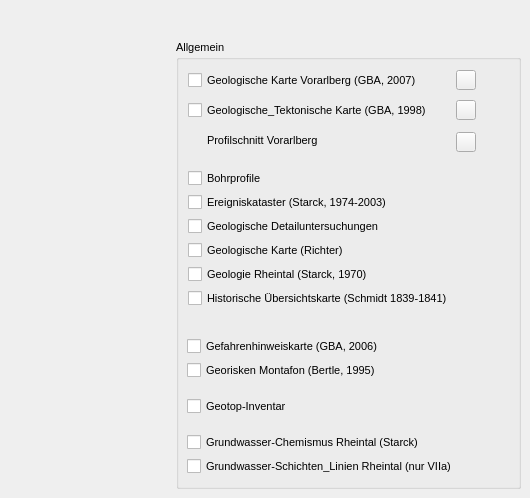
   <widget class="QWidget" name="tab">
    <attribute name="title">
     <string>Allgemein</string>
    </attribute>
    <widget class="QGroupBox" name="groupBox">
     <property name="geometry">
      <rect>
       <x>176</x>
       <y>40</y>
       <width>345</width>
       <height>449</height>
      </rect>
     </property>
     <property name="font">
      <font>
       <pointsize>8</pointsize>
      </font>
     </property>
     <property name="title">
      <string>Allgemein</string>
     </property>
     <widget class="QCheckBox" name="checkBox">
      <property name="geometry">
       <rect>
        <x>12</x>
        <y>30</y>
        <width>271</width>
        <height>20</height>
       </rect>
      </property>
      <property name="font">
       <font>
        <pointsize>8</pointsize>
       </font>
      </property>
      <property name="text">
       <string>Geologische Karte Vorarlberg (GBA, 2007)</string>
      </property>
      <attribute name="buttonGroup">
       <string>checkButtonsGroup</string>
      </attribute>
     </widget>
     <widget class="QCheckBox" name="checkBox_2">
      <property name="geometry">
       <rect>
        <x>12</x>
        <y>60</y>
        <width>272</width>
        <height>20</height>
       </rect>
      </property>
      <property name="font">
       <font>
        <pointsize>8</pointsize>
       </font>
      </property>
      <property name="text">
       <string>Geologische_Tektonische Karte (GBA, 1998)</string>
      </property>
      <attribute name="buttonGroup">
       <string>checkButtonsGroup</string>
      </attribute>
     </widget>
     <widget class="QPushButton" name="Button_Legend_Geologie_2007">
      <property name="enabled">
       <bool>true</bool>
      </property>
      <property name="geometry">
       <rect>
        <x>280</x>
        <y>30</y>
        <width>20</width>
        <height>20</height>
       </rect>
      </property>
      <property name="sizePolicy">
       <sizepolicy hsizetype="Fixed" vsizetype="Fixed">
        <horstretch>0</horstretch>
        <verstretch>0</verstretch>
       </sizepolicy>
      </property>
      <property name="baseSize">
       <size>
        <width>23</width>
        <height>23</height>
       </size>
      </property>
      <property name="text">
       <string/>
      </property>
      <property name="icon">
       <iconset resource="resources.qrc">
        <normaloff>:/plugins/VogisMenu/icons/gui-rv.info.gif</normaloff>:/plugins/VogisMenu/icons/gui-rv.info.gif</iconset>
      </property>
     </widget>
     <widget class="QPushButton" name="Button_Legend_Tektonisch_1998">
      <property name="enabled">
       <bool>true</bool>
      </property>
      <property name="geometry">
       <rect>
        <x>280</x>
        <y>60</y>
        <width>20</width>
        <height>20</height>
       </rect>
      </property>
      <property name="sizePolicy">
       <sizepolicy hsizetype="Fixed" vsizetype="Fixed">
        <horstretch>0</horstretch>
        <verstretch>0</verstretch>
       </sizepolicy>
      </property>
      <property name="baseSize">
       <size>
        <width>23</width>
        <height>23</height>
       </size>
      </property>
      <property name="text">
       <string/>
      </property>
      <property name="icon">
       <iconset resource="resources.qrc">
        <normaloff>:/plugins/VogisMenu/icons/gui-rv.info.gif</normaloff>:/plugins/VogisMenu/icons/gui-rv.info.gif</iconset>
      </property>
     </widget>
     <widget class="QLabel" name="label">
      <property name="geometry">
       <rect>
        <x>31</x>
        <y>90</y>
        <width>130</width>
        <height>20</height>
       </rect>
      </property>
      <property name="font">
       <font>
        <pointsize>8</pointsize>
       </font>
      </property>
      <property name="text">
       <string>Profilschnitt Vorarlberg</string>
      </property>
     </widget>
     <widget class="QPushButton" name="Profilschintt_Vorarlberg">
      <property name="enabled">
       <bool>true</bool>
      </property>
      <property name="geometry">
       <rect>
        <x>280</x>
        <y>92</y>
        <width>20</width>
        <height>20</height>
       </rect>
      </property>
      <property name="sizePolicy">
       <sizepolicy hsizetype="Fixed" vsizetype="Fixed">
        <horstretch>0</horstretch>
        <verstretch>0</verstretch>
       </sizepolicy>
      </property>
      <property name="baseSize">
       <size>
        <width>23</width>
        <height>23</height>
       </size>
      </property>
      <property name="text">
       <string/>
      </property>
      <property name="icon">
       <iconset resource="resources.qrc">
        <normaloff>:/plugins/VogisMenu/icons/gui-rv.info.gif</normaloff>:/plugins/VogisMenu/icons/gui-rv.info.gif</iconset>
      </property>
     </widget>
     <widget class="QCheckBox" name="checkBox_3">
      <property name="geometry">
       <rect>
        <x>12</x>
        <y>128</y>
        <width>80</width>
        <height>20</height>
       </rect>
      </property>
      <property name="font">
       <font>
        <pointsize>8</pointsize>
       </font>
      </property>
      <property name="text">
       <string>Bohrprofile</string>
      </property>
      <attribute name="buttonGroup">
       <string>checkButtonsGroup</string>
      </attribute>
     </widget>
     <widget class="QCheckBox" name="checkBox_5">
      <property name="geometry">
       <rect>
        <x>12</x>
        <y>176</y>
        <width>219</width>
        <height>20</height>
       </rect>
      </property>
      <property name="font">
       <font>
        <pointsize>8</pointsize>
       </font>
      </property>
      <property name="text">
       <string>Geologische Detailuntersuchungen</string>
      </property>
      <attribute name="buttonGroup">
       <string>checkButtonsGroup</string>
      </attribute>
     </widget>
     <widget class="QCheckBox" name="checkBox_6">
      <property name="geometry">
       <rect>
        <x>12</x>
        <y>200</y>
        <width>180</width>
        <height>20</height>
       </rect>
      </property>
      <property name="font">
       <font>
        <pointsize>8</pointsize>
       </font>
      </property>
      <property name="text">
       <string>Geologische Karte (Richter)</string>
      </property>
      <attribute name="buttonGroup">
       <string>checkButtonsGroup</string>
      </attribute>
     </widget>
     <widget class="QCheckBox" name="checkBox_7">
      <property name="geometry">
       <rect>
        <x>12</x>
        <y>224</y>
        <width>209</width>
        <height>20</height>
       </rect>
      </property>
      <property name="font">
       <font>
        <pointsize>8</pointsize>
       </font>
      </property>
      <property name="text">
       <string>Geologie Rheintal (Starck, 1970)</string>
      </property>
      <attribute name="buttonGroup">
       <string>checkButtonsGroup</string>
      </attribute>
     </widget>
     <widget class="QCheckBox" name="checkBox_8">
      <property name="enabled">
       <bool>true</bool>
      </property>
      <property name="geometry">
       <rect>
        <x>11</x>
        <y>296</y>
        <width>221</width>
        <height>20</height>
       </rect>
      </property>
      <property name="font">
       <font>
        <pointsize>8</pointsize>
       </font>
      </property>
      <property name="text">
       <string>Gefahrenhinweiskarte (GBA, 2006)</string>
      </property>
      <attribute name="buttonGroup">
       <string>checkButtonsGroup</string>
      </attribute>
     </widget>
     <widget class="QCheckBox" name="checkBox_9">
      <property name="geometry">
       <rect>
        <x>11</x>
        <y>320</y>
        <width>220</width>
        <height>20</height>
       </rect>
      </property>
      <property name="font">
       <font>
        <pointsize>8</pointsize>
       </font>
      </property>
      <property name="text">
       <string>Georisken Montafon (Bertle, 1995)</string>
      </property>
      <attribute name="buttonGroup">
       <string>checkButtonsGroup</string>
      </attribute>
     </widget>
     <widget class="QCheckBox" name="checkBox_23">
      <property name="geometry">
       <rect>
        <x>11</x>
        <y>356</y>
        <width>116</width>
        <height>21</height>
       </rect>
      </property>
      <property name="font">
       <font>
        <pointsize>8</pointsize>
       </font>
      </property>
      <property name="text">
       <string>Geotop-Inventar</string>
      </property>
      <attribute name="buttonGroup">
       <string>checkButtonsGroup</string>
      </attribute>
     </widget>
     <widget class="QCheckBox" name="checkBox_25">
      <property name="geometry">
       <rect>
        <x>11</x>
        <y>392</y>
        <width>270</width>
        <height>20</height>
       </rect>
      </property>
      <property name="font">
       <font>
        <pointsize>8</pointsize>
       </font>
      </property>
      <property name="text">
       <string>Grundwasser-Chemismus Rheintal (Starck)</string>
      </property>
      <attribute name="buttonGroup">
       <string>checkButtonsGroup</string>
      </attribute>
     </widget>
     <widget class="QCheckBox" name="checkBox_24">
      <property name="enabled">
       <bool>true</bool>
      </property>
      <property name="geometry">
       <rect>
        <x>11</x>
        <y>416</y>
        <width>309</width>
        <height>20</height>
       </rect>
      </property>
      <property name="font">
       <font>
        <pointsize>8</pointsize>
       </font>
      </property>
      <property name="text">
       <string>Grundwasser-Schichten_Linien Rheintal (nur VIIa)</string>
      </property>
      <attribute name="buttonGroup">
       <string>checkButtonsGroup</string>
      </attribute>
     </widget>
     <widget class="QCheckBox" name="checkBox_11">
      <property name="geometry">
       <rect>
        <x>12</x>
        <y>248</y>
        <width>269</width>
        <height>20</height>
       </rect>
      </property>
      <property name="font">
       <font>
        <pointsize>8</pointsize>
       </font>
      </property>
      <property name="text">
       <string>Historische Übersichtskarte (Schmidt 1839-1841)</string>
      </property>
      <attribute name="buttonGroup">
       <string>checkButtonsGroup</string>
      </attribute>
     </widget>
     <widget class="QCheckBox" name="checkBox_19">
      <property name="geometry">
       <rect>
        <x>12</x>
        <y>152</y>
        <width>221</width>
        <height>20</height>
       </rect>
      </property>
      <property name="font">
       <font>
        <pointsize>8</pointsize>
       </font>
      </property>
      <property name="text">
       <string>Ereigniskataster (Starck, 1974-2003)</string>
      </property>
      <attribute name="buttonGroup">
       <string>checkButtonsGroup</string>
      </attribute>
     </widget>
    </widget>
   </widget>
